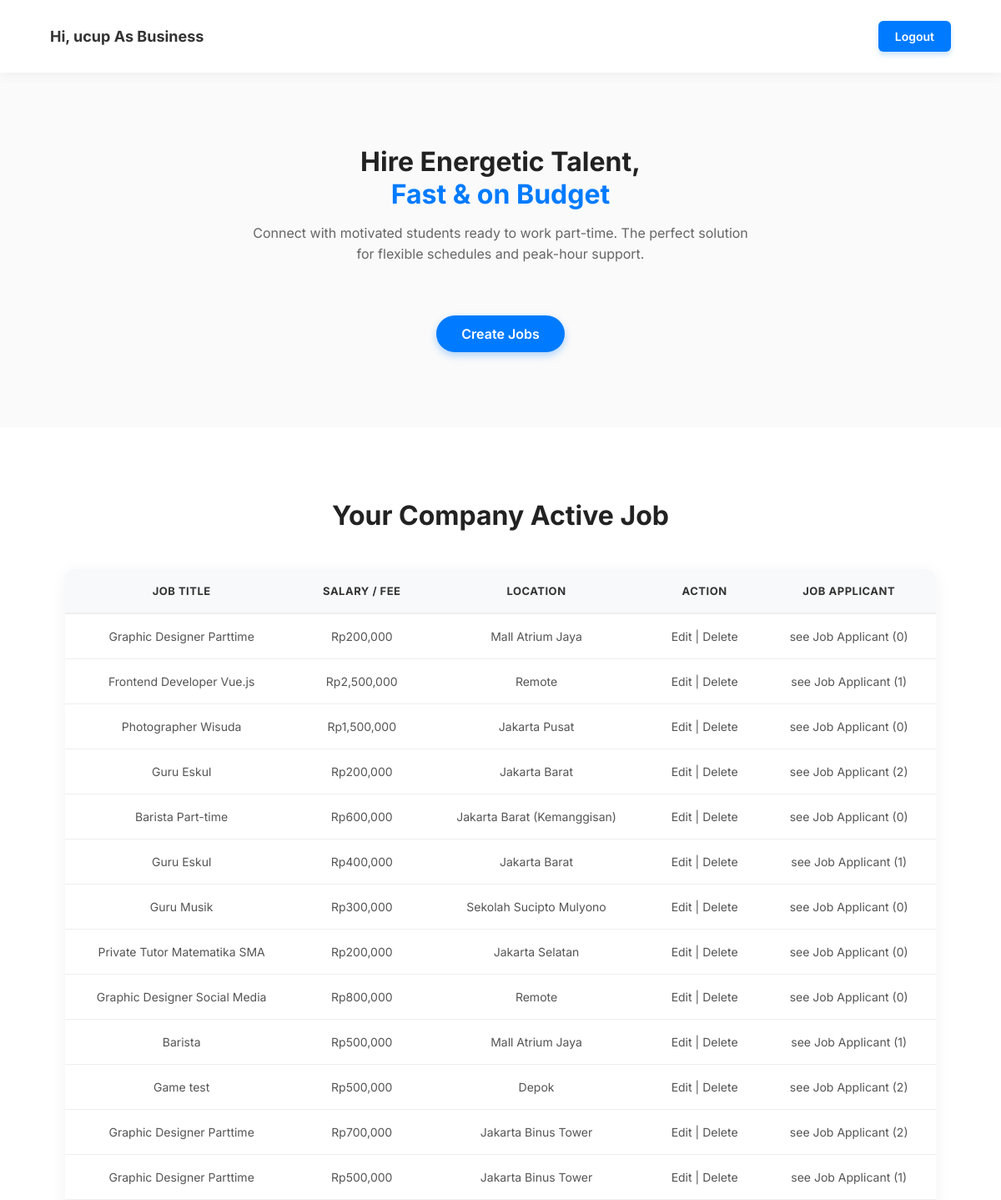
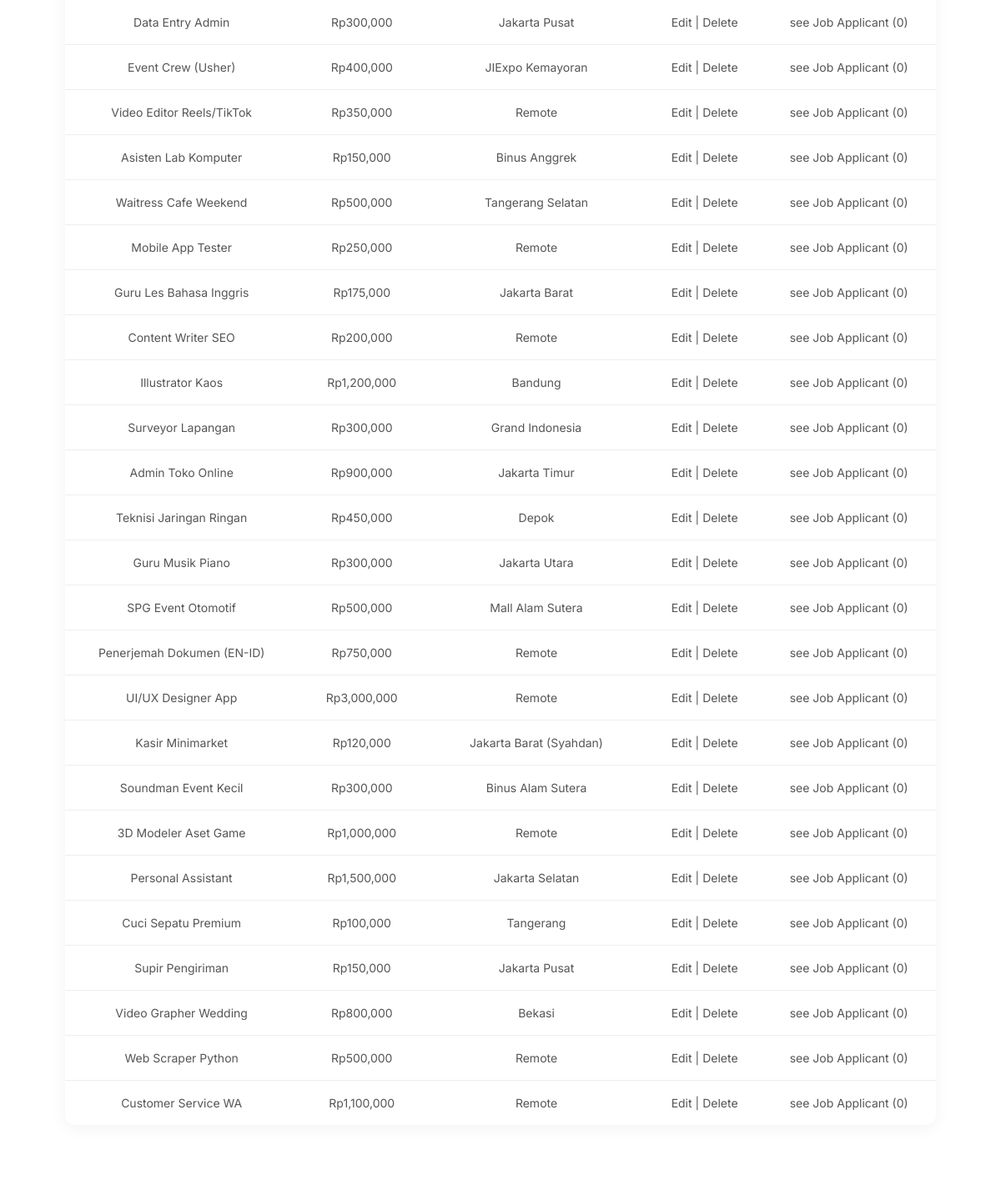
The app's page /dashboard.php (signed in) with its own data (2 pictures, top to bottom).
### tables this page shows
CREATE TABLE `gigs` (
  `id` int(11) NOT NULL,
  `employer_id` int(11) NOT NULL,
  `title` varchar(150) NOT NULL,
  `company_name` varchar(100) NOT NULL,
  `description` text NOT NULL,
  `salary` decimal(10,0) NOT NULL,
  `category` varchar(50) NOT NULL,
  `location` varchar(100) NOT NULL,
  `working_hours` varchar(50) DEFAULT NULL,
  `created_at` timestamp NOT NULL DEFAULT current_timestamp()
);

### dashboard.php (the view, shortened to what this page needs)
<?php
$role = $_SESSION['role'];
$user_id = $_SESSION['user_id'];
?>
<!DOCTYPE html>
<html lang="en">
<head>
    <link rel="stylesheet" href="asset/css/style.css">
</head>
<?php include 'layout/header_dash.php'; ?>
<body>
    <main>
        <?php if($role == 'student') : ?>
            <div class='content1'>
                <div class='text'>
                    <h2>Find Campus Gigs that <span>Fit Your <br>Schedule</span></h2>
                    <p>Connect with local businesses and campus opportunities. Flexible work for students, by students.</p>
                </div>
                <div class='search-bar'>
                    <a href="jobs/list.php">Apply a Job</a>
                </div>
            </div>
            <div class='content2'>
                <h2>Your History Application</h2>
                <?php
                $query = "SELECT applications.*, gigs.title, gigs.company_name
                      FROM applications
                      JOIN gigs ON applications.job_id = gigs.id
                      WHERE applications.student_id = '$user_id'
                      ORDER BY applied_at DESC";
                $result = mysqli_query($db, $query);
                ?>
                <table>
                    <thead>
                        <tr>
                            <th>Jobs</th>
                            <th>Company</th>
                            <th>Apply Date</th>
                            <th>Status</th>
                        </tr>
                    </thead>
                    <tbody>
                        <?php if (mysqli_num_rows($result) > 0) :?>
                            <?php while ($row = mysqli_fetch_assoc($result)) : ?>
                            <tr>
                                <td><?php echo $row['title']; ?></td>
                                <td><?php echo $row['company_name']; ?></td>
                                <td><?php echo date('d M Y', strtotime($row['applied_at'])); ?></td>
                                <td>
                                    <?php
                                        $status = strtolower($row['status']);
                                        $statusClass = '';
                                        if($status == 'pending') {
                                            $statusClass = 'status-pending';
                                        } elseif($status == 'accepted') {
                                            $statusClass = 'status-accepted';
                                        } elseif($status == 'rejected') {
                                            $statusClass = 'status-rejected';
                                        }
                                    ?>
                                    <span class="status-badge <?php echo $statusClass; ?>">
                                        <?php echo ucfirst($row['status']); ?>
                                    </span>
                                </td>
                            </tr>
                            <?php endwhile; ?>
                        <?php else :?>
                            <tr><td colspan="4" style="text-align:center;">No job applications yet. Lets look for a job!</td></tr>
                        <?php endif; ?>
                    </tbody>
                </table>
            </div>
        <?php elseif($role == 'business') : ?>
            <div class='content1'>
                <div class='text'>
                    <h2>Hire Energetic Talent, <br> <span>Fast & on Budget</span></h2>
                    <p>Connect with motivated students ready to work part-time. The perfect solution <br>for flexible schedules and peak-hour support.</p>
                </div>
                <div class='search-bar'>
                    <a href="jobs/create_job.php">Create Jobs</a>
                </div>
            </div>
            <div class='content2'>
                <h2>Your Company Active Job</h2>
                <?php
                $query = "SELECT gigs.*,
                          (SELECT COUNT(*) FROM applications WHERE applications.job_id = gigs.id) as applicant_count
                          FROM gigs
                          WHERE employer_id = '$user_id'
                          ORDER BY created_at DESC";
                $result = mysqli_query($db, $query);
                ?>
                <table>
                    <thead>
                        <tr>
                            <th>Job Title</th>
                            <th>Salary / Fee</th>
                            <th>Location</th>
                            <th>Action</th>
                            <th>Job Applicant</th>
                        </tr>
                    </thead>
                    <tbody>
                        <?php if (mysqli_num_rows($result) > 0) :?>
                            <?php while ($row = mysqli_fetch_assoc($result)) : ?>
                            <tr>
                                <td><?php echo $row['title']; ?></td>
                                <td>Rp<?php echo number_format($row['salary']); ?></td>
                                <td><?php echo $row['location']; ?></td>
                                <td class="action-links">
                                    <a href="jobs/edit_job.php?id=<?php echo $row['id'];?>">Edit</a> |
                                    <a href="jobs/delete_jobs.php?id=<?php echo $row['id'];?>" onclick="return confirm('Yakin hapus?')">Delete</a>
                                </td>
                                <td>
                                    <a href="jobs/view_applicants.php?job_id=<?php echo $row['id']; ?>" class="btn-Job Applicant">
                                        see Job Applicant (<?php echo $row['applicant_count']; ?>)
                                    </a>
                                </td>
                            </tr>
                            <?php endwhile; ?>
                        <?php else :?>
                            <tr><td colspan="5" style="text-align:center;">No job yet. Lets create a job opening!</td></tr>
                        <?php endif; ?>
                    </tbody>
                </table>
            </div>
        <?php endif; ?>
    </main>
</body>
</html>

### asset/css/style.css (style rules this page uses)
* { box-sizing: border-box; }
body { font-family: "Inter", sans-serif; margin: 0; padding: 0; background-color: #f4f6f9; color: #333; display: flex; flex-direction: column; min-height: 100vh; }
main { flex: 1; }
a { text-decoration: none; color: inherit; transition: color 0.3s; }
.content1, .content3 { background-color: #fafafa; padding: 60px 20px; display: flex; flex-direction: column; align-items: center; text-align: center; }
.content2 { background-color: #ffffff; padding: 60px 20px; display: flex; flex-direction: column; align-items: center; text-align: center; }
h2 { font-size: 32px; margin-bottom: 15px; color: #222; font-weight: 700; }
.content1 h2 span { color: #007BFF; }
p { line-height: 1.6; color: #666; max-width: 700px; margin: 0 auto 30px auto; }
.search-bar { margin: 30px 0; text-align: center; }
.search-bar a { padding: 12px 30px; background-color: #007BFF; color: white !important; border-radius: 50px; font-size: 16px; font-weight: 600; display: inline-block; box-shadow: 0 4px 10px rgba(0, 123, 255, 0.3); transition: all 0.3s; }
table { width: 90%; max-width: 1200px; margin: 30px auto; border-collapse: separate; border-spacing: 0; background-color: white; border-radius: 12px; overflow: hidden; box-shadow: 0 4px 20px rgba(0, 0, 0, 0.05); }
thead { background-color: #f8f9fa; color: #333; }
th { font-weight: 700; text-transform: uppercase; font-size: 13px; letter-spacing: 0.5px; padding: 18px 20px; border-bottom: 2px solid #eee; }
td { padding: 18px 20px; border-bottom: 1px solid #eee; color: #555; font-size: 14px; }
tr:last-child td { border-bottom: none; }

### records on screen
gigs: title "Graphic Designer Parttime", salary "200,000", location "Mall Atrium Jaya", applicant_count "0"
gigs: title "Frontend Developer Vue.js", salary "2,500,000", location "Remote", applicant_count "1"
gigs: title "Photographer Wisuda", salary "1,500,000", location "Jakarta Pusat", applicant_count "0"
gigs: title "Guru Eskul", salary "200,000", location "Jakarta Barat", applicant_count "2"
gigs: title "Barista Part-time", salary "600,000", location "Jakarta Barat (Kemanggisan)", applicant_count "0"
gigs: title "Guru Eskul", salary "400,000", location "Jakarta Barat", applicant_count "1"
gigs: title "Guru Musik", salary "300,000", location "Sekolah Sucipto Mulyono", applicant_count "0"
gigs: title "Private Tutor Matematika SMA", salary "200,000", location "Jakarta Selatan", applicant_count "0"
gigs: title "Graphic Designer Social Media", salary "800,000", location "Remote", applicant_count "0"
gigs: title "Barista", salary "500,000", location "Mall Atrium Jaya", applicant_count "1"
gigs: title "Game test", salary "500,000", location "Depok", applicant_count "2"
gigs: title "Graphic Designer Parttime", salary "700,000", location "Jakarta Binus Tower", applicant_count "2"
gigs: title "Graphic Designer Parttime", salary "500,000", location "Jakarta Binus Tower", applicant_count "1"
gigs: title "Data Entry Admin", salary "300,000", location "Jakarta Pusat", applicant_count "0"
gigs: title "Event Crew (Usher)", salary "400,000", location "JIExpo Kemayoran", applicant_count "0"
gigs: title "Video Editor Reels/TikTok", salary "350,000", location "Remote", applicant_count "0"
gigs: title "Asisten Lab Komputer", salary "150,000", location "Binus Anggrek", applicant_count "0"
gigs: title "Waitress Cafe Weekend", salary "500,000", location "Tangerang Selatan", applicant_count "0"
gigs: title "Mobile App Tester", salary "250,000", location "Remote", applicant_count "0"
gigs: title "Guru Les Bahasa Inggris", salary "175,000", location "Jakarta Barat", applicant_count "0"
gigs: title "Content Writer SEO", salary "200,000", location "Remote", applicant_count "0"
gigs: title "Illustrator Kaos", salary "1,200,000", location "Bandung", applicant_count "0"
gigs: title "Surveyor Lapangan", salary "300,000", location "Grand Indonesia", applicant_count "0"
gigs: title "Admin Toko Online", salary "900,000", location "Jakarta Timur", applicant_count "0"
gigs: title "Teknisi Jaringan Ringan", salary "450,000", location "Depok", applicant_count "0"
gigs: title "Guru Musik Piano", salary "300,000", location "Jakarta Utara", applicant_count "0"
gigs: title "SPG Event Otomotif", salary "500,000", location "Mall Alam Sutera", applicant_count "0"
gigs: title "Penerjemah Dokumen (EN-ID)", salary "750,000", location "Remote", applicant_count "0"
gigs: title "UI/UX Designer App", salary "3,000,000", location "Remote", applicant_count "0"
gigs: title "Kasir Minimarket", salary "120,000", location "Jakarta Barat (Syahdan)", applicant_count "0"
gigs: title "Soundman Event Kecil", salary "300,000", location "Binus Alam Sutera", applicant_count "0"
gigs: title "3D Modeler Aset Game", salary "1,000,000", location "Remote", applicant_count "0"
gigs: title "Personal Assistant", salary "1,500,000", location "Jakarta Selatan", applicant_count "0"
gigs: title "Cuci Sepatu Premium", salary "100,000", location "Tangerang", applicant_count "0"
gigs: title "Supir Pengiriman", salary "150,000", location "Jakarta Pusat", applicant_count "0"
gigs: title "Video Grapher Wedding", salary "800,000", location "Bekasi", applicant_count "0"
gigs: title "Web Scraper Python", salary "500,000", location "Remote", applicant_count "0"
gigs: title "Customer Service WA", salary "1,100,000", location "Remote", applicant_count "0"

### other values on screen
$name "ucup"
$role "Business"
